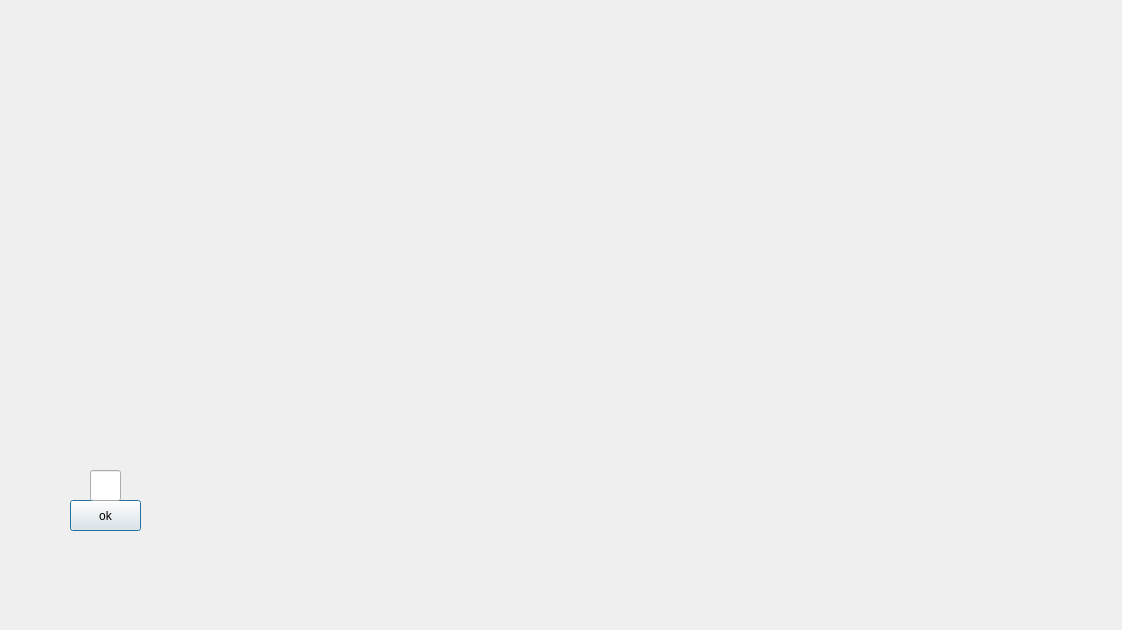
<?xml version="1.0" encoding="UTF-8"?>
<ui version="4.0">
 <class>game</class>
 <widget class="QDialog" name="game">
  <property name="geometry">
   <rect>
    <x>0</x>
    <y>0</y>
    <width>1122</width>
    <height>630</height>
   </rect>
  </property>
  <property name="windowTitle">
   <string>Dialog</string>
  </property>
  <widget class="QPushButton" name="pushButton">
   <property name="geometry">
    <rect>
     <x>70</x>
     <y>500</y>
     <width>71</width>
     <height>31</height>
    </rect>
   </property>
   <property name="text">
    <string>ok</string>
   </property>
  </widget>
  <widget class="QLineEdit" name="lineEdit">
   <property name="geometry">
    <rect>
     <x>90</x>
     <y>470</y>
     <width>31</width>
     <height>31</height>
    </rect>
   </property>
   <property name="maxLength">
    <number>1</number>
   </property>
  </widget>
 </widget>
 <resources/>
 <connections/>
</ui>
